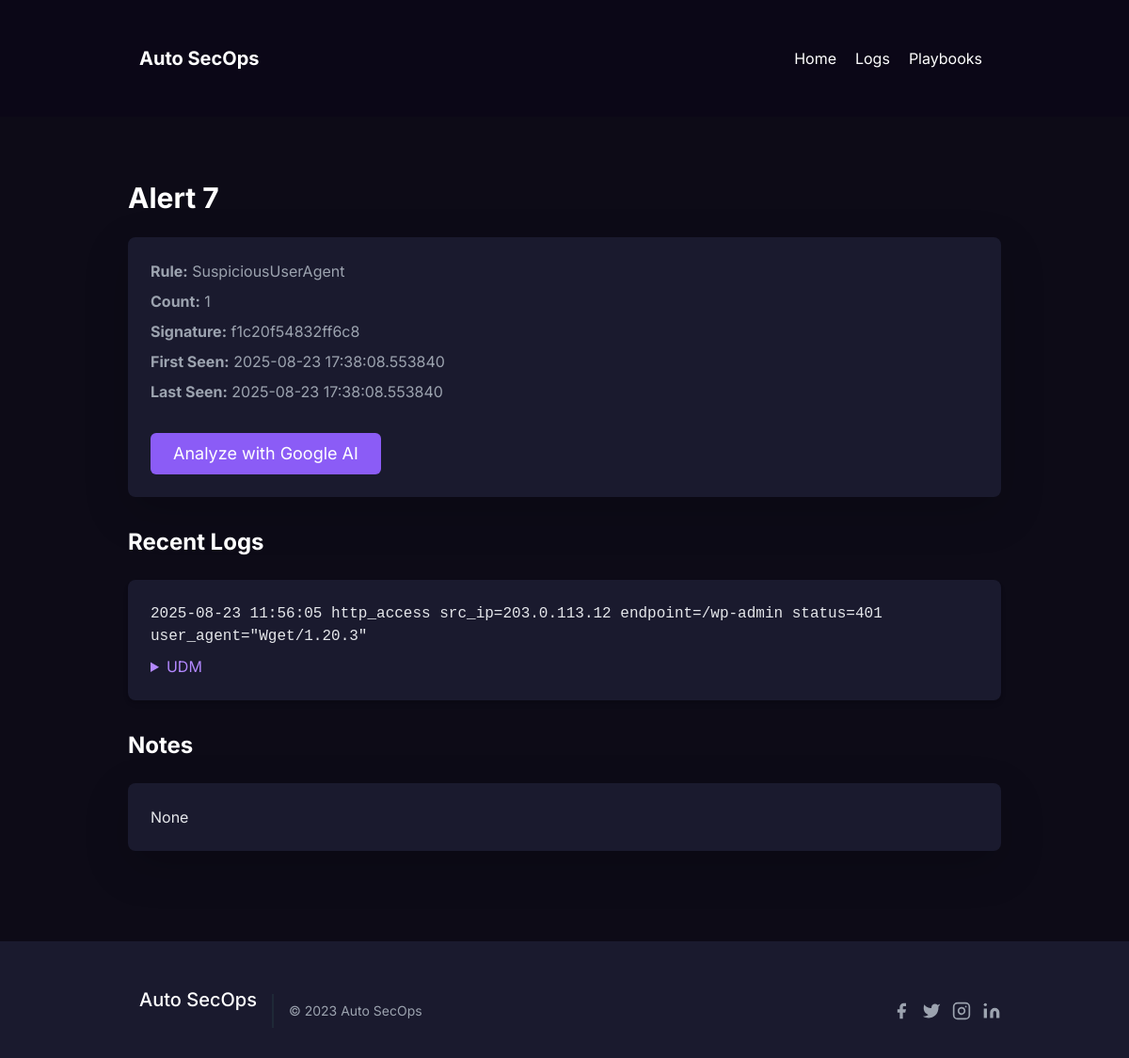
Before: /alert/7 with the older database file.
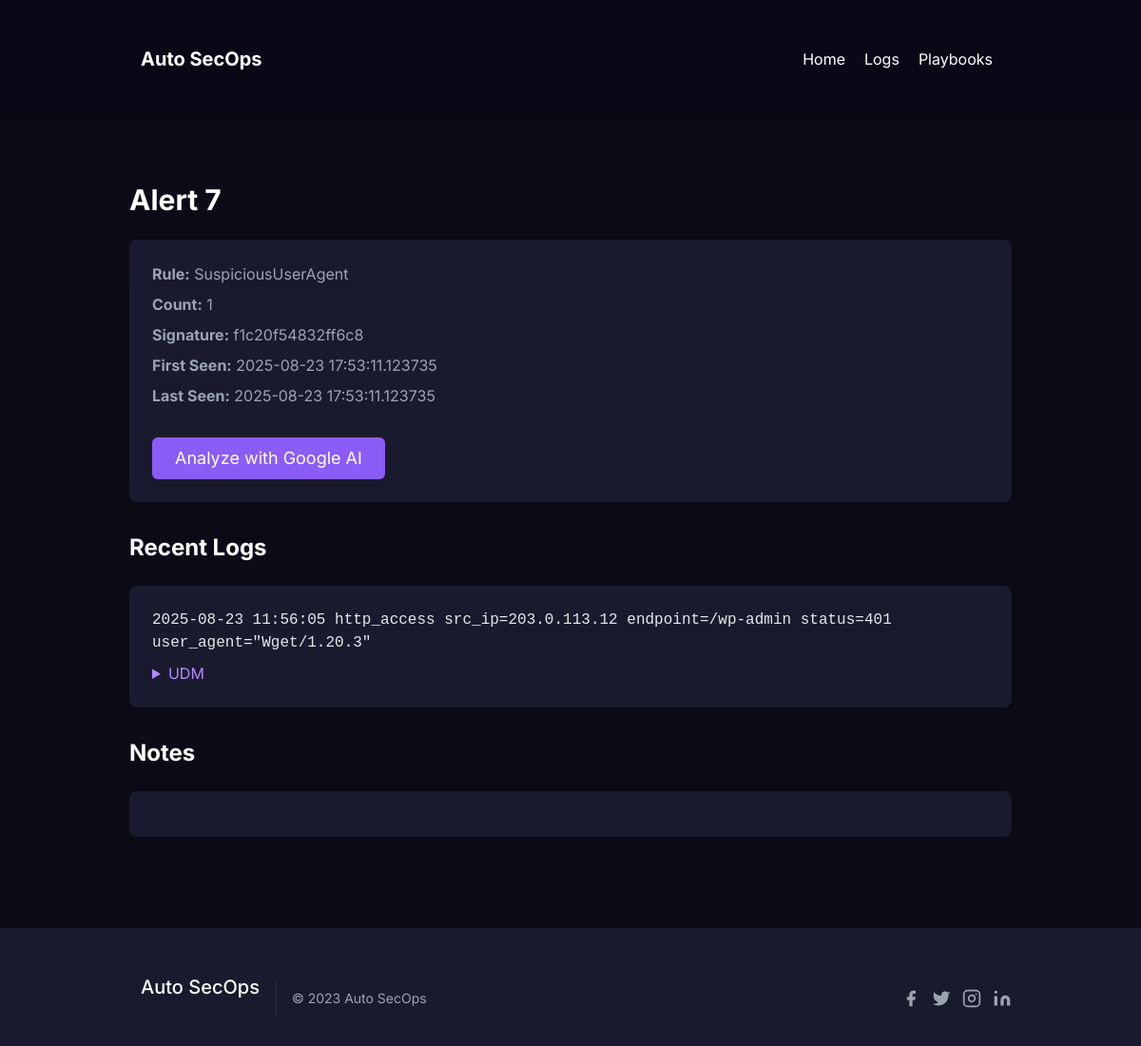
After: the same page with the newer database file.
### app.py (models this page shows)
class Alert(db.Model):
    id = db.Column(db.Integer, primary_key=True)
    yara_rule_name = db.Column(db.String(255), nullable=True)
    rule_id = db.Column(db.Integer, db.ForeignKey('rule.id'), nullable=True)
    signature = db.Column(db.String(128), unique=True, nullable=False)
    count = db.Column(db.Integer, default=1)
    first_seen = db.Column(db.DateTime, default=now_utc)
    last_seen = db.Column(db.DateTime, default=now_utc)
    sample_log_id = db.Column(db.Integer, db.ForeignKey('log.id'), nullable=True)
    notes = db.Column(db.Text)
    display_sig = db.Column(db.String(255), nullable=True)

class Log(db.Model):
    id = db.Column(db.Integer, primary_key=True)
    raw = db.Column(db.Text, nullable=False)
    timestamp = db.Column(db.DateTime, nullable=True)
    udm = db.Column(db.Text)  # JSON string
    created_at = db.Column(db.DateTime, default=now_utc)

class AlertLog(db.Model):
    id = db.Column(db.Integer, primary_key=True)
    alert_id = db.Column(db.Integer, db.ForeignKey('alert.id'))
    log_id = db.Column(db.Integer, db.ForeignKey('log.id'))
    created_at = db.Column(db.DateTime, default=now_utc)

### app.py (the view)
@app.route('/alert/<int:alert_id>')
def alert_view(alert_id):
    a = Alert.query.get_or_404(alert_id)
    links = AlertLog.query.filter_by(alert_id=alert_id).order_by(AlertLog.created_at.desc()).limit(50).all()
    return render_template('alert_view.html', alert=a, links=links, Log=Log)

### templates/alert_view.html (shortened to what this page needs)
<!doctype html>
<html lang="en">
<head>
    <link href="https://cdn.jsdelivr.net/npm/bootstrap@5.3.0/dist/css/bootstrap.min.css" rel="stylesheet">
    <link href="https://cdn.jsdelivr.net/npm/tailwindcss@2.2.19/dist/tailwind.min.css" rel="stylesheet">
</head>
<body>
    <div class="fixed top-0 left-0 w-full z-50">
        <header class="text-white body-font bg-custom-dark">
            <div class="container mx-auto flex p-5 items-center justify-between">
                <a class="flex items-center text-white">
                    <span class="ml-3 text-xl font-bold">Auto SecOps</span>
                </a>
                <nav class="md:ml-auto flex flex-wrap items-center text-base justify-center">
                    <a href="/" class="mr-5 hover:text-purple-400 cursor-pointer transition-colors">Home</a>
                    <a href="/logs" class="mr-5 hover:text-purple-400 cursor-pointer transition-colors">Logs</a>
                    <a href="/playbooks" class="mr-5 hover:text-purple-400 cursor-pointer transition-colors">Playbooks</a>
                </nav>
            </div>
        </header>
    </div>
    <main class="min-h-screen bg-gray-900 pt-24">
        <section id="alert-details" class="text-gray-400 body-font">
            <div class="container mx-auto px-5 py-24">
                <h2 class="text-3xl font-bold text-white mb-4">Alert {{ alert.id }}</h2>
                <div class="bg-gray-800 p-6 rounded-lg shadow-lg mb-8">
                    <p class="mb-2"><strong>Rule:</strong> {{ alert.yara_rule_name or alert.rule_id or 'N/A' }}</p>
                    <p class="mb-2"><strong>Count:</strong> {{ alert.count }}</p>
                    <p class="mb-2"><strong>Signature:</strong> {{ alert.display_sig or alert.yara_rule_name or 'N/A' }}</p>
                    <p class="mb-2"><strong>First Seen:</strong> {{ alert.first_seen }}</p>
                    <p class="mb-2"><strong>Last Seen:</strong> {{ alert.last_seen }}</p>
                    <a href="/analyze/{{ alert.id }}" class="mt-4 inline-block text-white bg-purple-500 border-0 py-2 px-6 focus:outline-none hover:bg-purple-600 rounded text-lg">Analyze with Google AI</a>
                </div>
                <h3 class="text-2xl font-bold text-white mb-4">Recent Logs</h3>
                {% for link in links %}
                {% set log = Log.query.get(link.log_id) %}
                {% if log %}
                <div class="bg-gray-800 p-4 rounded-lg shadow-md mb-4">
                    <pre class="text-gray-200" style="white-space:pre-wrap;">{{ log.raw }}</pre>
                    <details class="mt-2">
                        <summary class="text-purple-400 cursor-pointer">UDM</summary>
                    </details>
                </div>
                {% endif %}
                {% endfor %}
                <h3 class="text-2xl font-bold text-white mt-8 mb-4">Notes</h3>
                <div class="bg-gray-800 p-6 rounded-lg shadow-lg">
                    <div class="text-gray-200" style="white-space: pre-wrap;">{{ alert.notes | safe }}</div>
                </div>
            </div>
        </section>
    </main>
    <footer class="text-gray-400 bg-gray-800 body-font mt-auto">
        <div class="container px-5 py-8 mx-auto flex items-center sm:flex-row flex-col">
            <a class="flex title-font font-medium items-center md:justify-start justify-center text-white">
                <span class="ml-3 text-xl">Auto SecOps</span>
            </a>
            <p class="text-sm text-gray-400 sm:ml-4 sm:pl-4 sm:border-l-2 sm:border-gray-800 sm:py-2 sm:mt-0 mt-4">
                © 2023 Auto SecOps
            </p>
            <span class="inline-flex sm:ml-auto sm:mt-0 mt-4 justify-center sm:justify-start">
                <a class="text-gray-400">
                    <svg fill="currentColor" stroke-linecap="round" stroke-linejoin="round" stroke-width="2" class="w-5 h-5" viewBox="0 0 24 24">
                        <path d="M18 2h-3a5 5 0 00-5 5v3H7v4h3v8h4v-8h3l1-4h-4V7a1 1 0 011-1h3z"></path>
                    </svg>
                </a>
                <a class="ml-3 text-gray-400">
                    <svg fill="currentColor" stroke-linecap="round" stroke-linejoin="round" stroke-width="2" class="w-5 h-5" viewBox="0 0 24 24">
                        <path d="M23 3a10.9 10.9 0 01-3.14 1.53 4.48 4.48 0 00-7.86 3v1A10.66 10.66 0 013 4s-4 9 5 13a11.64 11.64 0 01-7 2c9 5 20 0 20-11.5a4.5 4.5 0 00-.08-.83A7.72 7.72 0 0023 3z"></path>
                    </svg>
                </a>
                <a class="ml-3 text-gray-400">
                    <svg fill="none" stroke="currentColor" stroke-linecap="round" stroke-linejoin="round" stroke-width="2" class="w-5 h-5" viewBox="0 0 24 24">
                        <rect width="20" height="20" x="2" y="2" rx="5" ry="5"></rect>
                        <path d="M16 11.37A4 4 0 1112.63 8 4 4 0 0116 11.37zm1.5-4.87h.01"></path>
                    </svg>
                </a>
                <a class="ml-3 text-gray-400">
                    <svg fill="currentColor" stroke="currentColor" stroke-linecap="round" stroke-linejoin="round" stroke-width="0" class="w-5 h-5" viewBox="0 0 24 24">
                        <path stroke="none" d="M16 8a6 6 0 016 6v7h-4v-7a2 2 0 00-2-2 2 2 0 00-2 2v7h-4v-7a6 6 0 016-6zM2 9h4v12H2z"></path>
                        <circle cx="4" cy="4" r="2" stroke="none"></circle>
                    </svg>
                </a>
            </span>
        </div>
    </footer>
</body>
</html>

### templates/alert_view.html (style rules this page uses)
body { font-family: 'Inter', sans-serif; background-color: #0d0b17; }
.bg-custom-dark { background-color: #0b0717; }
.bg-gray-900 { background-color: #0d0b17; }
.bg-gray-800 { background-color: #1a1a2e; }
.text-purple-400 { color: #b388ff; }

Changed rows visible on the page:
changed Alert "SuspiciousUserAgent": first_seen "2025-08-23 17:38:08.553840" → "2025-08-23 17:53:11.123735"; last_seen "2025-08-23 17:38:08.553840" → "2025-08-23 17:53:11.123735"; notes "None" → (not shown)
